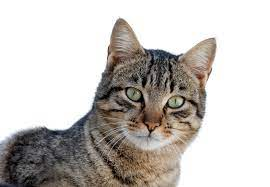
#> input picture python_study/220420_01_kernel_convolutions/cat_image_example.jfif, 270 x 187 px
$ jupyter execute 220420_01.ipynb
#> lines starting #> are read from the running program, lines starting #| are printed output that depends on the picture
[cell 1]
# some experiments based on:
# https://www.youtube.com/watch?v=uihBwtPIBxM&ab_channel=Computerphile
# https://stackoverflow.com/questions/2659312/how-do-i-convert-a-numpy-array-to-and-display-an-image

[cell 2]
import numpy as np
from matplotlib import pyplot as plt
from PIL import Image

[cell 3]
image = np.array([
    [50,50,100,100],
    [50,50,100,100],
    [50,50,100,100],
    [50,50,100,100],
    [50,50,100,100],
])

[cell 4]
plt.imshow(image)
# plt.imshow(image, interpolation="nearest")
plt.show()
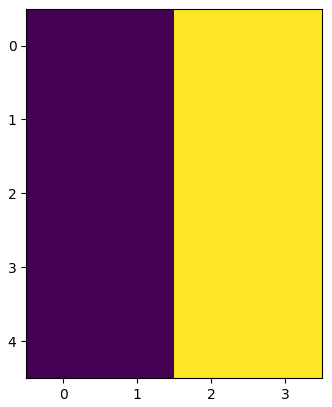
#> figure drawn by matplotlib, 1 panel

[cell 5]
conv_kernel_X_axis_3x3 = np.array([
    [-1,0,1],
    [-2,0,2],
    [-1,0,1]
])

plt.imshow(conv_kernel_X_axis_3x3)
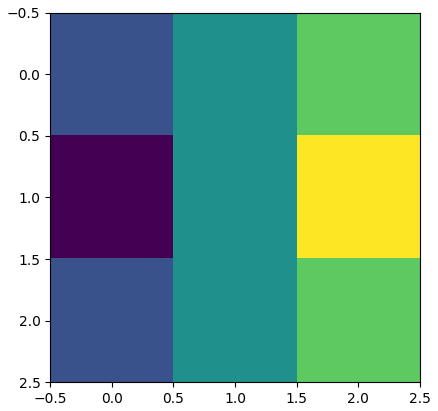
#> figure drawn by matplotlib, 1 panel

[cell 6]
# Meaning of convolutional
# A form or shape that is folded in curved or tortuous windings
# One of the irregular ridges on the surface of the brain and especially of the cerebrum of higher mammals
# A complication or intricacy of form, design, or structure

[cell 7]
conv_kernel_shape = conv_kernel_X_axis_3x3.shape
print(conv_kernel_shape)

[cell 8]
# I think that the kernel dimension needs to be a odd
# value, so that we know in which point the value will
# be placed

# suppose that we'll work only with 3x3 kernels
# i and j start from 1

[cell 9]
def apply_conv_kernel(image, conv_kernel_X_axis_3x3):

    conv_kernel_shape = conv_kernel_X_axis_3x3.shape

    x_size = conv_kernel_shape[0]
    y_size = conv_kernel_shape[1]

    image_x_dim = image.shape[0]
    image_y_dim = image.shape[1]

    conv_image = np.array([[0]*(image_y_dim-2)]*(image_x_dim-2))

    for i in range(1,image_x_dim-1):
        for j in range(1,image_y_dim-1):
    # [4 lines of commented-out code are left out]
            conv_image[i-1,j-1] = (image[i-1:i+2, j-1:j+2] * conv_kernel_X_axis_3x3).sum()

#     plt.imshow(conv_image)
#     plt.show()

    return conv_image

[cell 10]
plt.imshow(apply_conv_kernel(image, conv_kernel_X_axis_3x3))
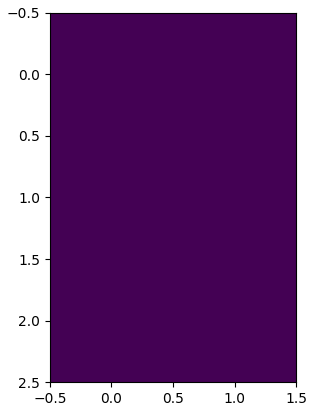
#> figure drawn by matplotlib, 1 panel

[cell 11]
# working with example of real image
# https://www.pluralsight.com/guides/importing-image-data-into-numpy-arrays

[cell 12]
cat_image_example = Image.open("cat_image_example.jfif")
#> cat_image_example is the input picture: PIL image 270x187 RGB; mean R, G, B 198.3, 194.1, 190.3
print(f"{type(cat_image_example) = }")
#| type(cat_image_example) = <class 'PIL.JpegImagePlugin.JpegImageFile'>
print(f"{cat_image_example.format = }")
#| cat_image_example.format = 'JPEG'
print(f"{cat_image_example.size = }")
#| cat_image_example.size = (270, 187)
print(f"{cat_image_example.mode = }")
#| cat_image_example.mode = 'RGB'
cat_image_example

[cell 13]
# Convert from PIL to numpy
cat_image_example = np.asarray(cat_image_example)
print(f"{cat_image_example.shape}")
#| (187, 270, 3)
plt.imshow(cat_image_example)

[cell 14]
# convert image to grey scale
cat_image_example = np.asarray(Image.open("cat_image_example.jfif").convert("L"))
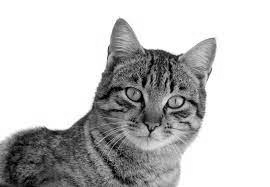
#> cat_image_example: shape (187, 270); min 0, max 255, mean 194.9
print(f"{cat_image_example.shape = }")
#| cat_image_example.shape = (187, 270)
plt.imshow(cat_image_example)

[cell 15]
# apply filter into the convolutional kernel
plt.imshow(apply_conv_kernel(cat_image_example, conv_kernel_X_axis_3x3))
#> after the loop in apply_conv_kernel (call 2), `for i in range(1,image_x_dim-1):`:
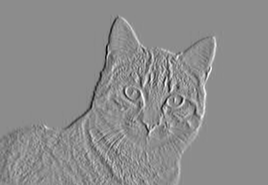
#> conv_image: shape (185, 268) int64; min -793, max 649, mean 1; drawn with min black and max white

[cell 16]
conv_kernel_Y_axis_3x3 = np.array([
    [-1, -2, -1],
    [0, 0, 0],
    [1, 2, 1],
])

[cell 17]
# apply convulotional kernel for horizontal lines
plt.imshow(apply_conv_kernel(cat_image_example, conv_kernel_Y_axis_3x3))
#> after the loop in apply_conv_kernel (call 3), `for i in range(1,image_x_dim-1):`:
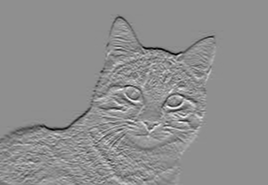
#> conv_image: shape (185, 268) int64; min -748, max 583, mean -4.5; drawn with min black and max white
